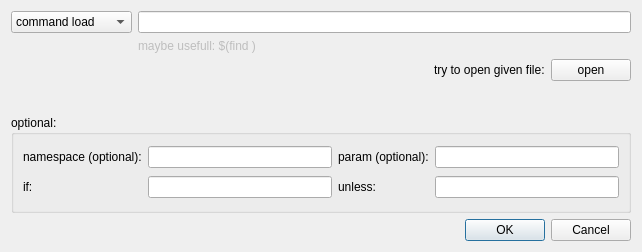
<?xml version="1.0" encoding="UTF-8"?>
<ui version="4.0">
 <class>RosparamEdit</class>
 <widget class="QDialog" name="RosparamEdit">
  <property name="geometry">
   <rect>
    <x>0</x>
    <y>0</y>
    <width>642</width>
    <height>252</height>
   </rect>
  </property>
  <property name="windowTitle">
   <string>Rosparam</string>
  </property>
  <property name="windowIcon">
   <iconset>
    <normaloff>:/icons/logo.png</normaloff>:/icons/logo.png</iconset>
  </property>
  <layout class="QGridLayout" name="gridLayout_2">
   <item row="0" column="0">
    <layout class="QFormLayout" name="formLayout">
     <item row="1" column="1">
      <widget class="QLineEdit" name="lineEdit_paramFile">
       <property name="toolTip">
        <string>$(find pkg-name)/path/foo.yaml</string>
       </property>
       <property name="placeholderText">
        <string/>
       </property>
      </widget>
     </item>
     <item row="1" column="0">
      <widget class="QComboBox" name="comboBox_paramFile">
       <item>
        <property name="text">
         <string>command load</string>
        </property>
       </item>
       <item>
        <property name="text">
         <string>command dump</string>
        </property>
       </item>
       <item>
        <property name="text">
         <string>command delete</string>
        </property>
       </item>
      </widget>
     </item>
     <item row="2" column="1">
      <widget class="QLabel" name="label_5">
       <property name="enabled">
        <bool>false</bool>
       </property>
       <property name="text">
        <string>maybe usefull: $(find &lt;PACKAGENAME&gt;) </string>
       </property>
      </widget>
     </item>
     <item row="3" column="1">
      <layout class="QHBoxLayout" name="horizontalLayout">
       <item>
        <spacer name="horizontalSpacer">
         <property name="orientation">
          <enum>Qt::Horizontal</enum>
         </property>
         <property name="sizeHint" stdset="0">
          <size>
           <width>40</width>
           <height>20</height>
          </size>
         </property>
        </spacer>
       </item>
       <item>
        <widget class="QLabel" name="label">
         <property name="text">
          <string>try to open given file:</string>
         </property>
        </widget>
       </item>
       <item>
        <widget class="QPushButton" name="pushButton_tryOpen">
         <property name="text">
          <string>open</string>
         </property>
        </widget>
       </item>
      </layout>
     </item>
    </layout>
   </item>
   <item row="1" column="0">
    <widget class="QGroupBox" name="groupBox">
     <property name="title">
      <string>optional:</string>
     </property>
     <layout class="QGridLayout" name="gridLayout">
      <item row="1" column="0">
       <widget class="QLabel" name="label_8">
        <property name="text">
         <string>if:</string>
        </property>
       </widget>
      </item>
      <item row="1" column="1">
       <widget class="QLineEdit" name="lineEdit_if">
        <property name="toolTip">
         <string>$(arg foo)</string>
        </property>
        <property name="placeholderText">
         <string/>
        </property>
       </widget>
      </item>
      <item row="1" column="2">
       <widget class="QLabel" name="label_9">
        <property name="text">
         <string>unless:</string>
        </property>
       </widget>
      </item>
      <item row="1" column="3">
       <widget class="QLineEdit" name="lineEdit_unless">
        <property name="toolTip">
         <string>$(arg foo)</string>
        </property>
        <property name="placeholderText">
         <string/>
        </property>
       </widget>
      </item>
      <item row="0" column="0">
       <widget class="QLabel" name="label_7">
        <property name="text">
         <string>namespace (optional):</string>
        </property>
       </widget>
      </item>
      <item row="0" column="1">
       <widget class="QLineEdit" name="lineEdit_namespace">
        <property name="toolTip">
         <string>namespace</string>
        </property>
        <property name="placeholderText">
         <string/>
        </property>
       </widget>
      </item>
      <item row="0" column="2">
       <widget class="QLabel" name="label_6">
        <property name="text">
         <string>param (optional):</string>
        </property>
       </widget>
      </item>
      <item row="0" column="3">
       <widget class="QLineEdit" name="lineEdit_param"/>
      </item>
     </layout>
    </widget>
   </item>
   <item row="2" column="0">
    <widget class="QDialogButtonBox" name="buttonBox">
     <property name="orientation">
      <enum>Qt::Horizontal</enum>
     </property>
     <property name="standardButtons">
      <set>QDialogButtonBox::Cancel|QDialogButtonBox::Ok</set>
     </property>
    </widget>
   </item>
  </layout>
 </widget>
 <resources/>
 <connections>
  <connection>
   <sender>buttonBox</sender>
   <signal>rejected()</signal>
   <receiver>RosparamEdit</receiver>
   <slot>reject()</slot>
   <hints>
    <hint type="sourcelabel">
     <x>316</x>
     <y>260</y>
    </hint>
    <hint type="destinationlabel">
     <x>286</x>
     <y>274</y>
    </hint>
   </hints>
  </connection>
  <connection>
   <sender>buttonBox</sender>
   <signal>accepted()</signal>
   <receiver>RosparamEdit</receiver>
   <slot>accept()</slot>
   <hints>
    <hint type="sourcelabel">
     <x>248</x>
     <y>254</y>
    </hint>
    <hint type="destinationlabel">
     <x>157</x>
     <y>274</y>
    </hint>
   </hints>
  </connection>
 </connections>
</ui>
